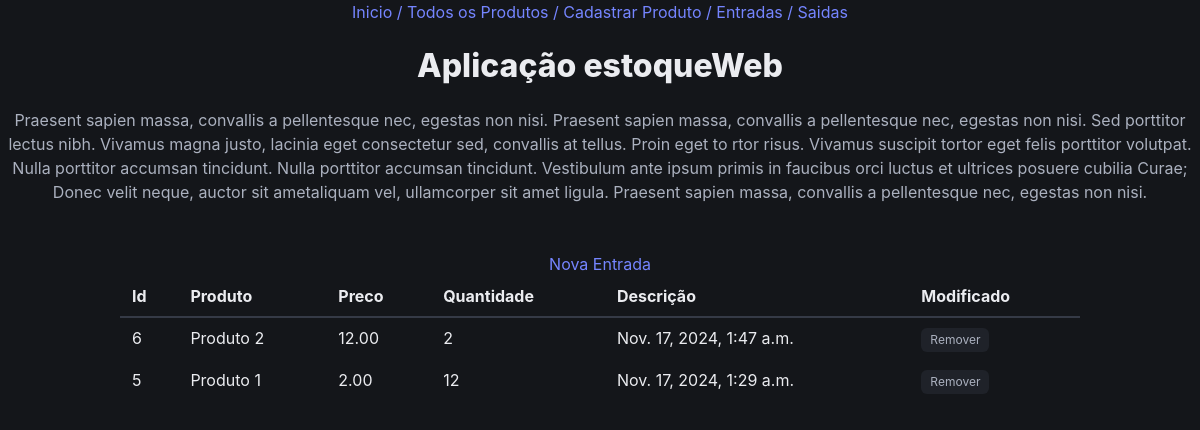
Before: /entrada/ with the older database file.
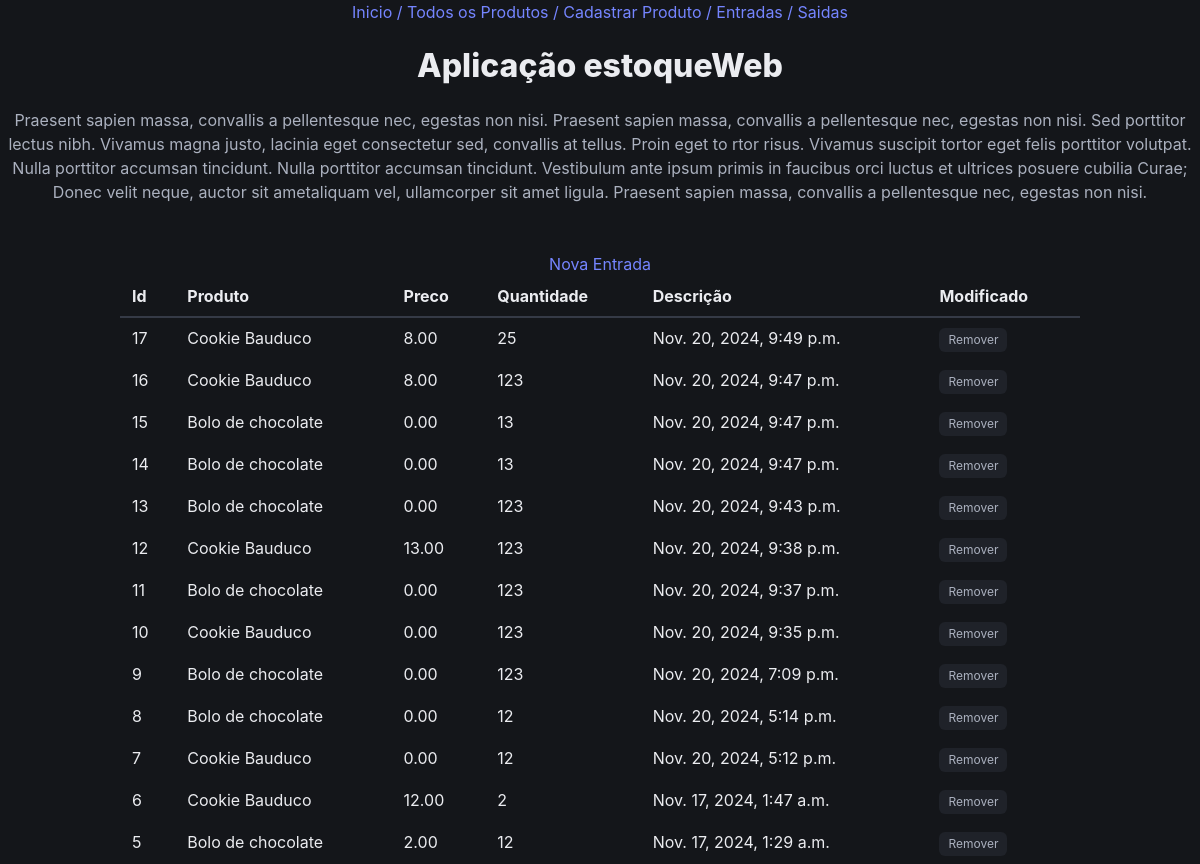
After: the same page with the newer database file.
### entrada/models.py (models this page shows)
class Entradas(models.Model):
    produto = models.ForeignKey(Produtos, on_delete = models.CASCADE, verbose_name= "Produto")
    preco = models.DecimalField('Preço', decimal_places=2, max_digits=8, default=0)
    quantidade = models.IntegerField('Quantidade', default=0)
    criado = models.DateTimeField("Criado em", auto_now_add =True)
    modificado = models.DateTimeField('Modificado em', auto_now_add=True)

### produto/models.py (models this page shows, shortened)
class Produtos(models.Model):
    produto = models.CharField('Produto', max_length=200)
    cor = models.ForeignKey(Cores, on_delete=models.PROTECT, verbose_name='Cor')
    descricao = models.TextField('Descrição', blank=True)
    preco = models.DecimalField('Preço', decimal_places=2, max_digits=8, default=0)
    quantidade = models.IntegerField('Quantidade', default=0)
    criado = models.DateTimeField('Criado em', auto_now_add=True)
    modificado = models.DateTimeField('Modificado em', auto_now=True)
    def __str__(self):
        return self.produto
    class Meta:
        ordering = ['-produto']
        verbose_name = 'Produto'

### entrada/views.py (the view)
# urls.py: path('', list_entrada, name='list_entrada'),
def list_entrada(request):
    result = Entradas.objects.all().order_by('-id')
    context = {
        'entradas':result,
    }
    return render(request, 'list_entrada.html', context)

### entrada/templates/list_entrada.html (shortened to what this page needs)
{% extends 'base.html' %}
{% block product %}
<h1 class="title">Aplicação estoqueWeb</h1>
<p>Praesent sapien massa, convallis a pellentesque nec,
egestas non nisi. Praesent sapien massa, convallis a
pellentesque nec, egestas non nisi. Sed porttitor lectus nibh.
Vivamus magna justo, lacinia eget consectetur sed, convallis
at tellus. Proin eget to rtor risus. Vivamus suscipit tortor
eget felis porttitor volutpat. Nulla porttitor accumsan
tincidunt. Nulla porttitor accumsan tincidunt. Vestibulum ante
ipsum primis in faucibus orci luctus et ultrices posuere
cubilia Curae; Donec velit neque, auctor sit ametaliquam vel,
ullamcorper sit amet ligula. Praesent sapien massa, convallis
a pellentesque nec, egestas non nisi.</p>
<a href="{% url 'new_entrada' %}">Nova Entrada</a>
<table class="table container has-text-left">
    <thead>
    <tr>
        <th>Id</th>
        <th>Produto</th>
        <th>Preco</th>
        <th>Quantidade</th>
        <th>Descrição</th>
        <th>Modificado</th>
    </tr>
    </thead>
    {% for i in entradas %}
    <tbody>
    <tr>
        <td>{{i.id}}</td>
        <td>{{i.produto}}</td>
        <td>{{i.preco}}</td>
        <td>{{i.quantidade}}
        <td>{{i.modificado}}</td>
        <td><a class="tag" href="{%url 'remove_entrada' i.id%}">Remover</a></td>
    </tr>
    </tbody>
    {% endfor %}
</table>
{% endblock %}

### core/templates/base.html (shortened to what this page needs)
<!DOCTYPE html>
{% load static %}
<html lang="pt-br" data-theme ='dark'>
  <link rel="stylesheet" href="{% static 'estilo.css' %}"></link>
<head>
</head>
<body class="has-text-centered">
  <a href="{% url 'index'%}">Inicio / </a>
  <a href="{% url 'list_produto'%}">Todos os Produtos / </a>
  <a href="{% url 'new_produto'%}">Cadastrar Produto / </a>
  <a href="{% url 'list_entrada'%}">Entradas / </a>
  <a href="{% url 'list_saida' %}">Saidas</a>
{% block product %}{% endblock %}
</body>
</html>

Changed rows visible on the page:
added Entradas: id "17", produto "Cookie Bauduco", preco "8.00", quantidade "25", modificado "Nov. 20, 2024, 9:49 p.m."
added Entradas: id "16", produto "Cookie Bauduco", preco "8.00", quantidade "123", modificado "Nov. 20, 2024, 9:47 p.m."
added Entradas: id "15", produto "Bolo de chocolate", preco "0.00", quantidade "13", modificado "Nov. 20, 2024, 9:47 p.m."
added Entradas: id "14", produto "Bolo de chocolate", preco "0.00", quantidade "13", modificado "Nov. 20, 2024, 9:47 p.m."
added Entradas: id "13", produto "Bolo de chocolate", preco "0.00", quantidade "123", modificado "Nov. 20, 2024, 9:43 p.m."
added Entradas: id "12", produto "Cookie Bauduco", preco "13.00", quantidade "123", modificado "Nov. 20, 2024, 9:38 p.m."
added Entradas: id "11", produto "Bolo de chocolate", preco "0.00", quantidade "123", modificado "Nov. 20, 2024, 9:37 p.m."
added Entradas: id "10", produto "Cookie Bauduco", preco "0.00", quantidade "123", modificado "Nov. 20, 2024, 9:35 p.m."
added Entradas: id "9", produto "Bolo de chocolate", preco "0.00", quantidade "123", modificado "Nov. 20, 2024, 7:09 p.m."
added Entradas: id "8", produto "Bolo de chocolate", preco "0.00", quantidade "12", modificado "Nov. 20, 2024, 5:14 p.m."
added Entradas: id "7", produto "Cookie Bauduco", preco "0.00", quantidade "12", modificado "Nov. 20, 2024, 5:12 p.m."
changed through a linked row, Entradas "Nov. 17, 2024, 1:47 a.m.": produto "Produto 2" → "Cookie Bauduco"
changed through a linked row, Entradas "Nov. 17, 2024, 1:29 a.m.": produto "Produto 1" → "Bolo de chocolate"
